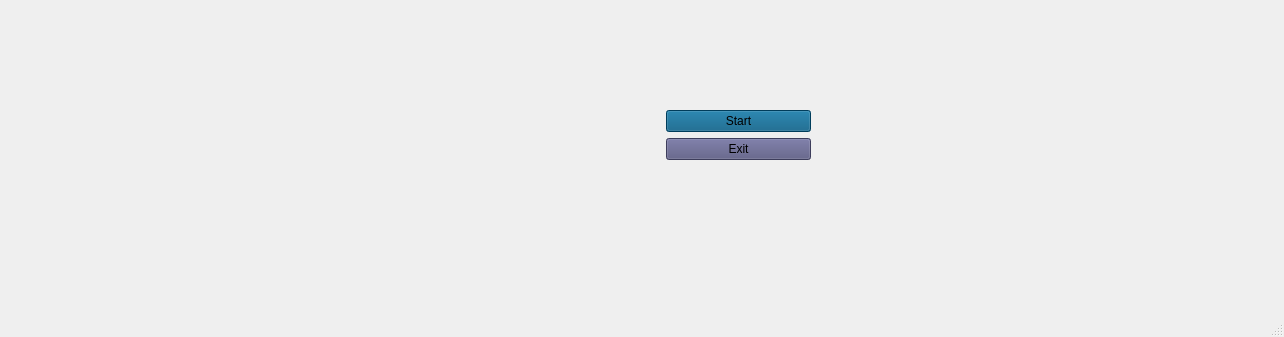
<?xml version="1.0" encoding="UTF-8"?>
<ui version="4.0">
 <class>MainWindow</class>
 <widget class="QMainWindow" name="MainWindow">
  <property name="geometry">
   <rect>
    <x>0</x>
    <y>0</y>
    <width>1284</width>
    <height>337</height>
   </rect>
  </property>
  <property name="windowTitle">
   <string>MainWindow</string>
  </property>
  <property name="autoFillBackground">
   <bool>false</bool>
  </property>
  <property name="styleSheet">
   <string notr="true">background-image: url(:reso/img/menu.png);</string>
  </property>
  <widget class="QWidget" name="centralwidget">
   <widget class="QWidget" name="formLayoutWidget">
    <property name="geometry">
     <rect>
      <x>660</x>
      <y>110</y>
      <width>151</width>
      <height>111</height>
     </rect>
    </property>
    <layout class="QFormLayout" name="formLayout">
     <item row="0" column="1">
      <widget class="QPushButton" name="start">
       <property name="enabled">
        <bool>true</bool>
       </property>
       <property name="styleSheet">
        <string notr="true">background-color: rgb(0, 85, 127);</string>
       </property>
       <property name="text">
        <string>Start</string>
       </property>
      </widget>
     </item>
     <item row="1" column="1">
      <widget class="QPushButton" name="pushButton">
       <property name="styleSheet">
        <string notr="true">background-color: rgb(85, 85, 127);</string>
       </property>
       <property name="text">
        <string>Exit</string>
       </property>
      </widget>
     </item>
    </layout>
   </widget>
  </widget>
  <widget class="QMenuBar" name="menubar">
   <property name="geometry">
    <rect>
     <x>0</x>
     <y>0</y>
     <width>1284</width>
     <height>20</height>
    </rect>
   </property>
  </widget>
  <widget class="QStatusBar" name="statusbar"/>
 </widget>
 <resources/>
 <connections>
  <connection>
   <sender>pushButton</sender>
   <signal>clicked()</signal>
   <receiver>MainWindow</receiver>
   <slot>close()</slot>
   <hints>
    <hint type="sourcelabel">
     <x>341</x>
     <y>160</y>
    </hint>
    <hint type="destinationlabel">
     <x>396</x>
     <y>233</y>
    </hint>
   </hints>
  </connection>
 </connections>
</ui>
